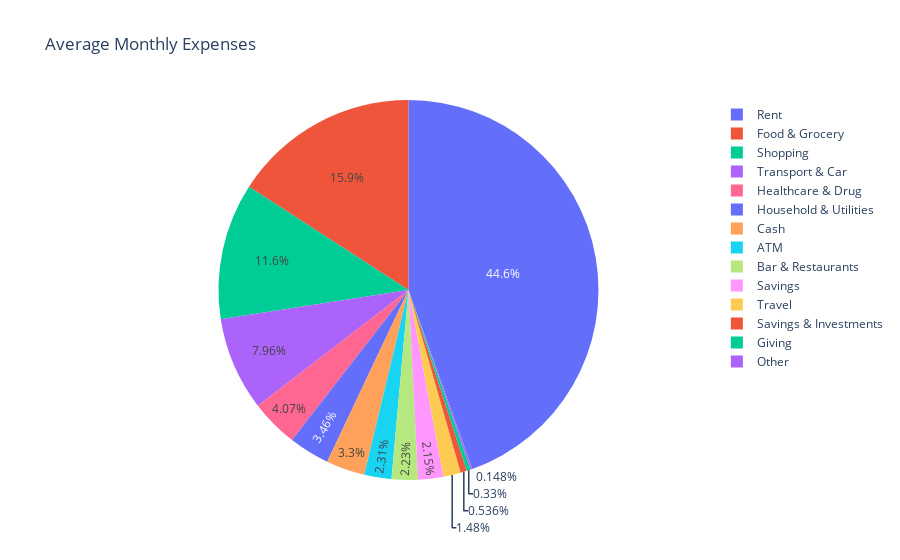
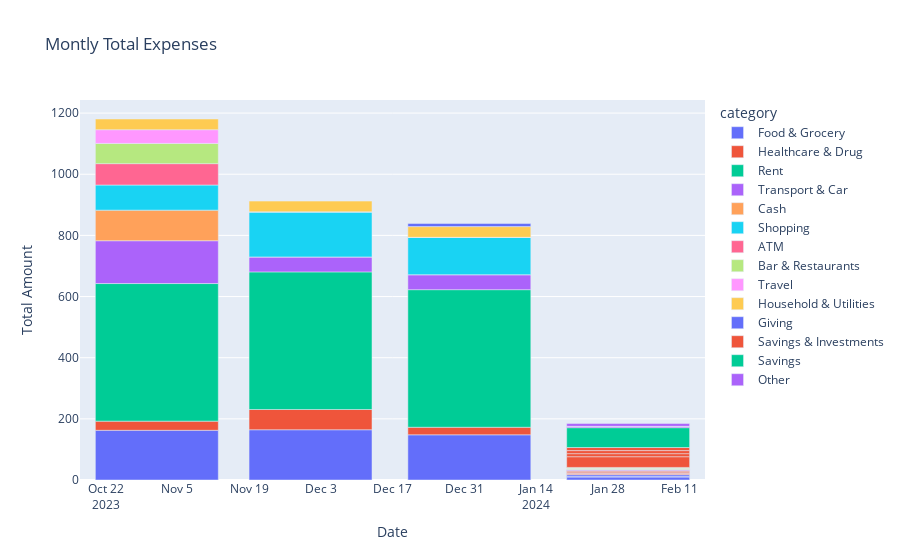
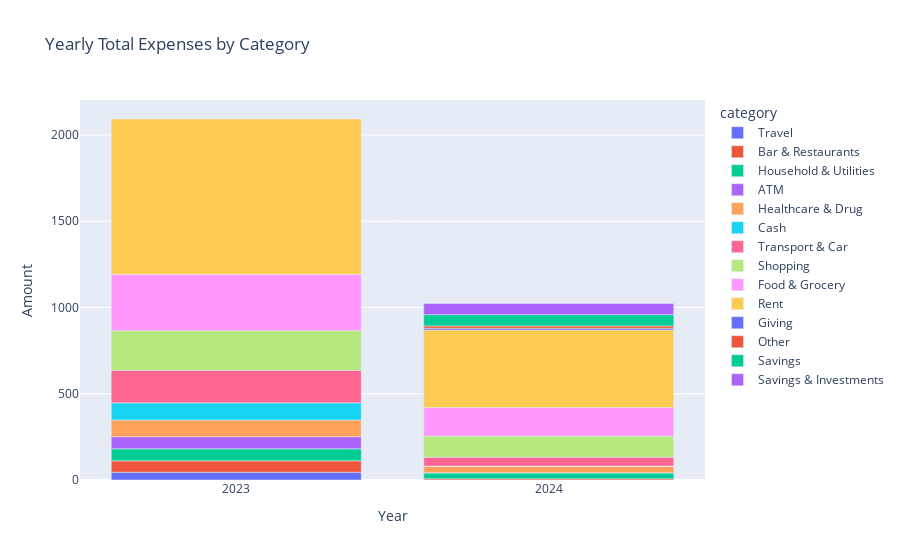

Notebook source saved alongside these figures, in order:
### Code cell
main()

### Figure 1 — Plotly figure (JSON) as saved in the notebook; plotly's stock layout.template omitted (floating-point values rounded to 4 significant figures)
{"data": [{"customdata": [["Rent"], ["Rent"], ["Rent"], ["Food & Grocery"], ["Food & Grocery"], ["Food & Grocery"], ["Shopping"], ["Transport & Car"], ["Shopping"], ["Cash"], ["Shopping"], ["ATM"], ["Healthcare & Drug"], ["Bar & Restaurants"], ["Savings"], ["Transport & Car"], ["Transport & Car"], ["Travel"], ["Household & Utilities"], ["Household & Utilities"], ["Household & Utilities"], ["Healthcare & Drug"], ["Healthcare & Drug"], ["Savings & Investments"], ["Giving"], ["Food & Grocery"], ["Other"], ["Transport & Car"], ["Healthcare & Drug"], ["Bar & Restaurants"], ["Cash"], ["Bar & Restaurants"], ["Travel"], ["ATM"], ["Cash"], ["Bar & Restaurants"], ["ATM"], ["Travel"]], "domain": {"x": [0, 1], "y": [0, 1]}, "hovertemplate": "label=%{label}<br>amount=%{value}<br>color=%{customdata[0]}<extra></extra>", "labels": ["Rent", "Rent", "Rent", "Food & Grocery", "Food & Grocery", "Food & Grocery", "Shopping", "Transport & Car", "Shopping", "Cash", "Shopping", "ATM", "Healthcare & Drug", "Bar & Restaurants", "Savings", "Transport & Car", "Transport & Car", "Travel", "Household & Utilities", "Household & Utilities", "Household & Utilities", "Healthcare & Drug", "Healthcare & Drug", "Savings & Investments", "Giving", "Food & Grocery", "Other", "Transport & Car", "Healthcare & Drug", "Bar & Restaurants", "Cash", "Bar & Restaurants", "Travel", "ATM", "Cash", "Bar & Restaurants", "ATM", "Travel"], "legendgroup": "", "marker": {"colors": ["#636efa", "#636efa", "#636efa", "#EF553B", "#EF553B", "#EF553B", "#00cc96", "#ab63fa", "#00cc96", "#FFA15A", "#00cc96", "#19d3f3", "#FF6692", "#B6E880", "#FF97FF", "#ab63fa", "#ab63fa", "#FECB52", "#636efa", "#636efa", "#636efa", "#FF6692", "#FF6692", "#EF553B", "#00cc96", "#EF553B", "#ab63fa", "#ab63fa", "#FF6692", "#B6E880", "#FFA15A", "#B6E880", "#FECB52", "#19d3f3", "#FFA15A", "#B6E880", "#19d3f3", "#FECB52"]}, "name": "", "showlegend": true, "type": "pie", "values": [450, 450, 450, 164.3, 162.6, 147.8, 147.5, 140.1, 122.3, 100, 82.13, 70, 66.27, 65.97, 65, 49, 49, 44.99, 34.99, 34.99, 34.99, 29.94, 24.73, 16.25, 10, 5.78, 4.48, 3.1, 2.32, 1.71, 0, 0, 0, 0, 0, 0, 0, 0]}], "layout": {"legend": {"tracegroupgap": 0}, "title": {"text": "Average Monthly Expenses"}}}

### Figure 2 — Plotly figure (JSON) as saved in the notebook; plotly's stock layout.template omitted (floating-point values rounded to 4 significant figures)
{"data": [{"alignmentgroup": "True", "hovertemplate": "category=Food & Grocery<br>Date=%{x}<br>Total Amount=%{y}<extra></extra>", "legendgroup": "Food & Grocery", "marker": {"color": "#636efa", "pattern": {"shape": ""}}, "name": "Food & Grocery", "offsetgroup": "Food & Grocery", "orientation": "v", "showlegend": true, "textposition": "auto", "type": "bar", "x": ["2023-11", "2023-12", "2024-01", "2024-02", "2024-02", "2024-02"], "xaxis": "x", "y": [162.6, 164.3, 147.8, 9.81, 2.03, 5.51], "yaxis": "y"}, {"alignmentgroup": "True", "hovertemplate": "category=Healthcare & Drug<br>Date=%{x}<br>Total Amount=%{y}<extra></extra>", "legendgroup": "Healthcare & Drug", "marker": {"color": "#EF553B", "pattern": {"shape": ""}}, "name": "Healthcare & Drug", "offsetgroup": "Healthcare & Drug", "orientation": "v", "showlegend": true, "textposition": "auto", "type": "bar", "x": ["2023-11", "2023-12", "2024-01", "2024-02", "2024-02", "2024-02", "2024-02", "2024-02", "2024-02"], "xaxis": "x", "y": [29.94, 66.27, 24.73, 2.49, 2.8, 1, 3.6, 3, 1], "yaxis": "y"}, {"alignmentgroup": "True", "hovertemplate": "category=Rent<br>Date=%{x}<br>Total Amount=%{y}<extra></extra>", "legendgroup": "Rent", "marker": {"color": "#00cc96", "pattern": {"shape": ""}}, "name": "Rent", "offsetgroup": "Rent", "orientation": "v", "showlegend": true, "textposition": "auto", "type": "bar", "x": ["2023-11", "2023-12", "2024-01"], "xaxis": "x", "y": [450, 450, 450], "yaxis": "y"}, {"alignmentgroup": "True", "hovertemplate": "category=Transport & Car<br>Date=%{x}<br>Total Amount=%{y}<extra></extra>", "legendgroup": "Transport & Car", "marker": {"color": "#ab63fa", "pattern": {"shape": ""}}, "name": "Transport & Car", "offsetgroup": "Transport & Car", "orientation": "v", "showlegend": true, "textposition": "auto", "type": "bar", "x": ["2023-11", "2023-12", "2024-01", "2024-02"], "xaxis": "x", "y": [140.1, 49, 49, 3.1], "yaxis": "y"}, {"alignmentgroup": "True", "hovertemplate": "category=Cash<br>Date=%{x}<br>Total Amount=%{y}<extra></extra>", "legendgroup": "Cash", "marker": {"color": "#FFA15A", "pattern": {"shape": ""}}, "name": "Cash", "offsetgroup": "Cash", "orientation": "v", "showlegend": true, "textposition": "auto", "type": "bar", "x": ["2023-11", "2023-12", "2024-01"], "xaxis": "x", "y": [100, 0, 0], "yaxis": "y"}, {"alignmentgroup": "True", "hovertemplate": "category=Shopping<br>Date=%{x}<br>Total Amount=%{y}<extra></extra>", "legendgroup": "Shopping", "marker": {"color": "#19d3f3", "pattern": {"shape": ""}}, "name": "Shopping", "offsetgroup": "Shopping", "orientation": "v", "showlegend": true, "textposition": "auto", "type": "bar", "x": ["2023-11", "2023-12", "2024-01"], "xaxis": "x", "y": [82.13, 147.5, 122.3], "yaxis": "y"}, {"alignmentgroup": "True", "hovertemplate": "category=ATM<br>Date=%{x}<br>Total Amount=%{y}<extra></extra>", "legendgroup": "ATM", "marker": {"color": "#FF6692", "pattern": {"shape": ""}}, "name": "ATM", "offsetgroup": "ATM", "orientation": "v", "showlegend": true, "textposition": "auto", "type": "bar", "x": ["2023-11", "2023-12", "2024-01"], "xaxis": "x", "y": [70, 0, 0], "yaxis": "y"}, {"alignmentgroup": "True", "hovertemplate": "category=Bar & Restaurants<br>Date=%{x}<br>Total Amount=%{y}<extra></extra>", "legendgroup": "Bar & Restaurants", "marker": {"color": "#B6E880", "pattern": {"shape": ""}}, "name": "Bar & Restaurants", "offsetgroup": "Bar & Restaurants", "orientation": "v", "showlegend": true, "textposition": "auto", "type": "bar", "x": ["2023-11", "2023-12", "2024-01", "2024-02", "2024-02", "2024-02", "2024-02"], "xaxis": "x", "y": [65.97, 0, 0, 2.3, 2.54, 1, 1], "yaxis": "y"}, {"alignmentgroup": "True", "hovertemplate": "category=Travel<br>Date=%{x}<br>Total Amount=%{y}<extra></extra>", "legendgroup": "Travel", "marker": {"color": "#FF97FF", "pattern": {"shape": ""}}, "name": "Travel", "offsetgroup": "Travel", "orientation": "v", "showlegend": true, "textposition": "auto", "type": "bar", "x": ["2023-11", "2023-12", "2024-01"], "xaxis": "x", "y": [44.99, 0, 0], "yaxis": "y"}, {"alignmentgroup": "True", "hovertemplate": "category=Household & Utilities<br>Date=%{x}<br>Total Amount=%{y}<extra></extra>", "legendgroup": "Household & Utilities", "marker": {"color": "#FECB52", "pattern": {"shape": ""}}, "name": "Household & Utilities", "offsetgroup": "Household & Utilities", "orientation": "v", "showlegend": true, "textposition": "auto", "type": "bar", "x": ["2023-11", "2023-12", "2024-01"], "xaxis": "x", "y": [34.99, 34.99, 34.99], "yaxis": "y"}, {"alignmentgroup": "True", "hovertemplate": "category=Giving<br>Date=%{x}<br>Total Amount=%{y}<extra></extra>", "legendgroup": "Giving", "marker": {"color": "#636efa", "pattern": {"shape": ""}}, "name": "Giving", "offsetgroup": "Giving", "orientation": "v", "showlegend": true, "textposition": "auto", "type": "bar", "x": ["2024-01"], "xaxis": "x", "y": [10], "yaxis": "y"}, {"alignmentgroup": "True", "hovertemplate": "category=Savings & Investments<br>Date=%{x}<br>Total Amount=%{y}<extra></extra>", "legendgroup": "Savings & Investments", "marker": {"color": "#EF553B", "pattern": {"shape": ""}}, "name": "Savings & Investments", "offsetgroup": "Savings & Investments", "orientation": "v", "showlegend": true, "textposition": "auto", "type": "bar", "x": ["2024-02", "2024-02", "2024-02", "2024-02"], "xaxis": "x", "y": [35, 10, 10, 10], "yaxis": "y"}, {"alignmentgroup": "True", "hovertemplate": "category=Savings<br>Date=%{x}<br>Total Amount=%{y}<extra></extra>", "legendgroup": "Savings", "marker": {"color": "#00cc96", "pattern": {"shape": ""}}, "name": "Savings", "offsetgroup": "Savings", "orientation": "v", "showlegend": true, "textposition": "auto", "type": "bar", "x": ["2024-02"], "xaxis": "x", "y": [65], "yaxis": "y"}, {"alignmentgroup": "True", "hovertemplate": "category=Other<br>Date=%{x}<br>Total Amount=%{y}<extra></extra>", "legendgroup": "Other", "marker": {"color": "#ab63fa", "pattern": {"shape": ""}}, "name": "Other", "offsetgroup": "Other", "orientation": "v", "showlegend": true, "textposition": "auto", "type": "bar", "x": ["2024-02", "2024-02", "2024-02"], "xaxis": "x", "y": [4, 0.45, 8.99], "yaxis": "y"}], "layout": {"barmode": "relative", "legend": {"title": {"text": "category"}, "tracegroupgap": 0}, "title": {"text": "Montly Total Expenses"}, "xaxis": {"anchor": "y", "domain": [0, 1], "title": {"text": "Date"}}, "yaxis": {"anchor": "x", "domain": [0, 1], "title": {"text": "Total Amount"}}}}

### Figure 3 — Plotly figure (JSON) as saved in the notebook; plotly's stock layout.template omitted (floating-point values rounded to 4 significant figures)
{"data": [{"alignmentgroup": "True", "hovertemplate": "category=Travel<br>Year=%{x}<br>Amount=%{y}<extra></extra>", "legendgroup": "Travel", "marker": {"color": "#636efa", "pattern": {"shape": ""}}, "name": "Travel", "offsetgroup": "Travel", "orientation": "v", "showlegend": true, "textposition": "auto", "type": "bar", "x": ["2023", "2024"], "xaxis": "x", "y": [44.99, 0], "yaxis": "y"}, {"alignmentgroup": "True", "hovertemplate": "category=Bar & Restaurants<br>Year=%{x}<br>Amount=%{y}<extra></extra>", "legendgroup": "Bar & Restaurants", "marker": {"color": "#EF553B", "pattern": {"shape": ""}}, "name": "Bar & Restaurants", "offsetgroup": "Bar & Restaurants", "orientation": "v", "showlegend": true, "textposition": "auto", "type": "bar", "x": ["2023", "2024"], "xaxis": "x", "y": [65.97, 6.84], "yaxis": "y"}, {"alignmentgroup": "True", "hovertemplate": "category=Household & Utilities<br>Year=%{x}<br>Amount=%{y}<extra></extra>", "legendgroup": "Household & Utilities", "marker": {"color": "#00cc96", "pattern": {"shape": ""}}, "name": "Household & Utilities", "offsetgroup": "Household & Utilities", "orientation": "v", "showlegend": true, "textposition": "auto", "type": "bar", "x": ["2023", "2024"], "xaxis": "x", "y": [69.98, 34.99], "yaxis": "y"}, {"alignmentgroup": "True", "hovertemplate": "category=ATM<br>Year=%{x}<br>Amount=%{y}<extra></extra>", "legendgroup": "ATM", "marker": {"color": "#ab63fa", "pattern": {"shape": ""}}, "name": "ATM", "offsetgroup": "ATM", "orientation": "v", "showlegend": true, "textposition": "auto", "type": "bar", "x": ["2023", "2024"], "xaxis": "x", "y": [70, 0], "yaxis": "y"}, {"alignmentgroup": "True", "hovertemplate": "category=Healthcare & Drug<br>Year=%{x}<br>Amount=%{y}<extra></extra>", "legendgroup": "Healthcare & Drug", "marker": {"color": "#FFA15A", "pattern": {"shape": ""}}, "name": "Healthcare & Drug", "offsetgroup": "Healthcare & Drug", "orientation": "v", "showlegend": true, "textposition": "auto", "type": "bar", "x": ["2023", "2024"], "xaxis": "x", "y": [96.21, 38.62], "yaxis": "y"}, {"alignmentgroup": "True", "hovertemplate": "category=Cash<br>Year=%{x}<br>Amount=%{y}<extra></extra>", "legendgroup": "Cash", "marker": {"color": "#19d3f3", "pattern": {"shape": ""}}, "name": "Cash", "offsetgroup": "Cash", "orientation": "v", "showlegend": true, "textposition": "auto", "type": "bar", "x": ["2023", "2024"], "xaxis": "x", "y": [100, 0], "yaxis": "y"}, {"alignmentgroup": "True", "hovertemplate": "category=Transport & Car<br>Year=%{x}<br>Amount=%{y}<extra></extra>", "legendgroup": "Transport & Car", "marker": {"color": "#FF6692", "pattern": {"shape": ""}}, "name": "Transport & Car", "offsetgroup": "Transport & Car", "orientation": "v", "showlegend": true, "textposition": "auto", "type": "bar", "x": ["2023", "2024"], "xaxis": "x", "y": [189.1, 52.1], "yaxis": "y"}, {"alignmentgroup": "True", "hovertemplate": "category=Shopping<br>Year=%{x}<br>Amount=%{y}<extra></extra>", "legendgroup": "Shopping", "marker": {"color": "#B6E880", "pattern": {"shape": ""}}, "name": "Shopping", "offsetgroup": "Shopping", "orientation": "v", "showlegend": true, "textposition": "auto", "type": "bar", "x": ["2023", "2024"], "xaxis": "x", "y": [229.6, 122.3], "yaxis": "y"}, {"alignmentgroup": "True", "hovertemplate": "category=Food & Grocery<br>Year=%{x}<br>Amount=%{y}<extra></extra>", "legendgroup": "Food & Grocery", "marker": {"color": "#FF97FF", "pattern": {"shape": ""}}, "name": "Food & Grocery", "offsetgroup": "Food & Grocery", "orientation": "v", "showlegend": true, "textposition": "auto", "type": "bar", "x": ["2023", "2024"], "xaxis": "x", "y": [326.9, 165.1], "yaxis": "y"}, {"alignmentgroup": "True", "hovertemplate": "category=Rent<br>Year=%{x}<br>Amount=%{y}<extra></extra>", "legendgroup": "Rent", "marker": {"color": "#FECB52", "pattern": {"shape": ""}}, "name": "Rent", "offsetgroup": "Rent", "orientation": "v", "showlegend": true, "textposition": "auto", "type": "bar", "x": ["2023", "2024"], "xaxis": "x", "y": [900, 450], "yaxis": "y"}, {"alignmentgroup": "True", "hovertemplate": "category=Giving<br>Year=%{x}<br>Amount=%{y}<extra></extra>", "legendgroup": "Giving", "marker": {"color": "#636efa", "pattern": {"shape": ""}}, "name": "Giving", "offsetgroup": "Giving", "orientation": "v", "showlegend": true, "textposition": "auto", "type": "bar", "x": ["2024"], "xaxis": "x", "y": [10], "yaxis": "y"}, {"alignmentgroup": "True", "hovertemplate": "category=Other<br>Year=%{x}<br>Amount=%{y}<extra></extra>", "legendgroup": "Other", "marker": {"color": "#EF553B", "pattern": {"shape": ""}}, "name": "Other", "offsetgroup": "Other", "orientation": "v", "showlegend": true, "textposition": "auto", "type": "bar", "x": ["2024"], "xaxis": "x", "y": [13.44], "yaxis": "y"}, {"alignmentgroup": "True", "hovertemplate": "category=Savings<br>Year=%{x}<br>Amount=%{y}<extra></extra>", "legendgroup": "Savings", "marker": {"color": "#00cc96", "pattern": {"shape": ""}}, "name": "Savings", "offsetgroup": "Savings", "orientation": "v", "showlegend": true, "textposition": "auto", "type": "bar", "x": ["2024"], "xaxis": "x", "y": [65], "yaxis": "y"}, {"alignmentgroup": "True", "hovertemplate": "category=Savings & Investments<br>Year=%{x}<br>Amount=%{y}<extra></extra>", "legendgroup": "Savings & Investments", "marker": {"color": "#ab63fa", "pattern": {"shape": ""}}, "name": "Savings & Investments", "offsetgroup": "Savings & Investments", "orientation": "v", "showlegend": true, "textposition": "auto", "type": "bar", "x": ["2024"], "xaxis": "x", "y": [65], "yaxis": "y"}], "layout": {"barmode": "relative", "legend": {"title": {"text": "category"}, "tracegroupgap": 0}, "title": {"text": "Yearly Total Expenses by Category"}, "xaxis": {"anchor": "y", "domain": [0, 1], "title": {"text": "Year"}}, "yaxis": {"anchor": "x", "domain": [0, 1], "title": {"text": "Amount"}}}}
